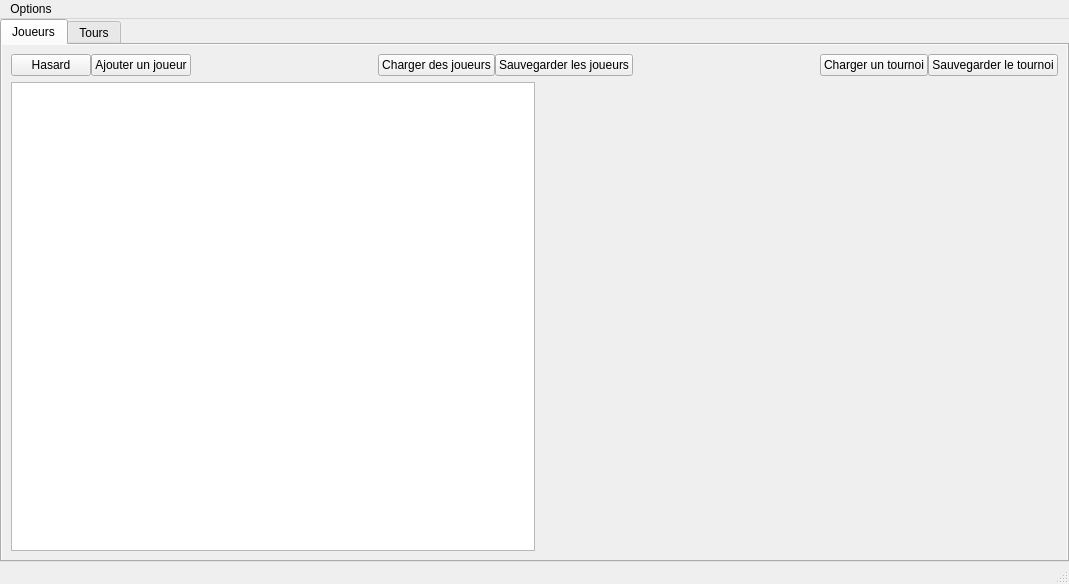
<?xml version="1.0" encoding="UTF-8"?>
<ui version="4.0">
 <class>MainWindow</class>
 <widget class="QMainWindow" name="MainWindow">
  <property name="geometry">
   <rect>
    <x>0</x>
    <y>0</y>
    <width>1069</width>
    <height>584</height>
   </rect>
  </property>
  <property name="windowTitle">
   <string>Badminton</string>
  </property>
  <property name="windowIcon">
   <iconset>
    <normalon>:/icons/icons/bad.png</normalon>
   </iconset>
  </property>
  <widget class="QWidget" name="centralWidget">
   <layout class="QGridLayout" name="gridLayout">
    <property name="leftMargin">
     <number>0</number>
    </property>
    <property name="topMargin">
     <number>0</number>
    </property>
    <property name="rightMargin">
     <number>0</number>
    </property>
    <property name="bottomMargin">
     <number>0</number>
    </property>
    <property name="spacing">
     <number>0</number>
    </property>
    <item row="0" column="0">
     <widget class="QTabWidget" name="tabs">
      <property name="styleSheet">
       <string notr="true"/>
      </property>
      <property name="currentIndex">
       <number>0</number>
      </property>
      <property name="tabBarAutoHide">
       <bool>false</bool>
      </property>
      <widget class="QWidget" name="tabPlayer">
       <property name="autoFillBackground">
        <bool>true</bool>
       </property>
       <property name="styleSheet">
        <string notr="true"/>
       </property>
       <attribute name="title">
        <string>Joueurs</string>
       </attribute>
       <layout class="QGridLayout" name="gridLayout_3">
        <property name="leftMargin">
         <number>9</number>
        </property>
        <property name="topMargin">
         <number>9</number>
        </property>
        <property name="rightMargin">
         <number>9</number>
        </property>
        <property name="bottomMargin">
         <number>9</number>
        </property>
        <property name="spacing">
         <number>6</number>
        </property>
        <item row="0" column="0">
         <layout class="QHBoxLayout" name="horizontalLayout_2">
          <property name="spacing">
           <number>0</number>
          </property>
          <item>
           <widget class="QPushButton" name="pushButton_rnd_players">
            <property name="enabled">
             <bool>true</bool>
            </property>
            <property name="text">
             <string>Hasard</string>
            </property>
           </widget>
          </item>
          <item>
           <widget class="QPushButton" name="buttonAddPlayer">
            <property name="text">
             <string>Ajouter un joueur</string>
            </property>
           </widget>
          </item>
          <item>
           <spacer name="horizontalSpacer_2">
            <property name="orientation">
             <enum>Qt::Horizontal</enum>
            </property>
            <property name="sizeHint" stdset="0">
             <size>
              <width>40</width>
              <height>20</height>
             </size>
            </property>
           </spacer>
          </item>
          <item>
           <widget class="QPushButton" name="buttonLoad">
            <property name="text">
             <string>Charger des joueurs</string>
            </property>
           </widget>
          </item>
          <item>
           <widget class="QPushButton" name="buttonSave">
            <property name="text">
             <string>Sauvegarder les joueurs</string>
            </property>
           </widget>
          </item>
          <item>
           <spacer name="horizontalSpacer">
            <property name="orientation">
             <enum>Qt::Horizontal</enum>
            </property>
            <property name="sizeHint" stdset="0">
             <size>
              <width>40</width>
              <height>20</height>
             </size>
            </property>
           </spacer>
          </item>
          <item>
           <widget class="QPushButton" name="buttonLoadTournament">
            <property name="text">
             <string>Charger un tournoi</string>
            </property>
           </widget>
          </item>
          <item>
           <widget class="QPushButton" name="buttonSaveTournament">
            <property name="text">
             <string>Sauvegarder le tournoi</string>
            </property>
           </widget>
          </item>
         </layout>
        </item>
        <item row="1" column="0">
         <layout class="QHBoxLayout" name="horizontalLayout_3">
          <property name="spacing">
           <number>0</number>
          </property>
          <item>
           <widget class="btm::QPlayersTable2" name="playersTable">
            <property name="editTriggers">
             <set>QAbstractItemView::NoEditTriggers</set>
            </property>
            <property name="sortingEnabled">
             <bool>true</bool>
            </property>
           </widget>
          </item>
          <item>
           <spacer name="horizontalSpacer_3">
            <property name="orientation">
             <enum>Qt::Horizontal</enum>
            </property>
            <property name="sizeHint" stdset="0">
             <size>
              <width>40</width>
              <height>20</height>
             </size>
            </property>
           </spacer>
          </item>
         </layout>
        </item>
       </layout>
      </widget>
      <widget class="QWidget" name="tabRound2">
       <property name="styleSheet">
        <string notr="true"/>
       </property>
       <attribute name="title">
        <string>Tours</string>
       </attribute>
       <layout class="QVBoxLayout" name="verticalLayout">
        <item>
         <layout class="QHBoxLayout" name="horizontalLayout">
          <item>
           <widget class="QPushButton" name="buttonCancelRound">
            <property name="enabled">
             <bool>false</bool>
            </property>
            <property name="maximumSize">
             <size>
              <width>120</width>
              <height>16777215</height>
             </size>
            </property>
            <property name="text">
             <string>Effacer ce tour</string>
            </property>
           </widget>
          </item>
          <item>
           <widget class="QLabel" name="labelRound">
            <property name="font">
             <font>
              <pointsize>12</pointsize>
             </font>
            </property>
            <property name="text">
             <string>Tour n°</string>
            </property>
           </widget>
          </item>
          <item>
           <widget class="QPushButton" name="buttonRndScore">
            <property name="enabled">
             <bool>false</bool>
            </property>
            <property name="text">
             <string>Scores au hasard</string>
            </property>
           </widget>
          </item>
          <item>
           <widget class="QPushButton" name="buttonModifyPlayers">
            <property name="enabled">
             <bool>false</bool>
            </property>
            <property name="text">
             <string>Modifier les matchs</string>
            </property>
           </widget>
          </item>
          <item>
           <widget class="QPushButton" name="buttonRoundBack">
            <property name="enabled">
             <bool>false</bool>
            </property>
            <property name="sizePolicy">
             <sizepolicy hsizetype="Maximum" vsizetype="Fixed">
              <horstretch>0</horstretch>
              <verstretch>0</verstretch>
             </sizepolicy>
            </property>
            <property name="text">
             <string/>
            </property>
            <property name="icon">
             <iconset>
              <normalon>:/icons/icons/go-previous-9.png</normalon>
             </iconset>
            </property>
           </widget>
          </item>
          <item>
           <widget class="QPushButton" name="buttonRoundForward">
            <property name="enabled">
             <bool>false</bool>
            </property>
            <property name="sizePolicy">
             <sizepolicy hsizetype="Maximum" vsizetype="Fixed">
              <horstretch>0</horstretch>
              <verstretch>0</verstretch>
             </sizepolicy>
            </property>
            <property name="text">
             <string/>
            </property>
            <property name="icon">
             <iconset>
              <normalon>:/icons/icons/go-next-9.png</normalon>
             </iconset>
            </property>
           </widget>
          </item>
          <item>
           <widget class="QPushButton" name="buttonNewRound">
            <property name="text">
             <string>Nouveau tour</string>
            </property>
           </widget>
          </item>
         </layout>
        </item>
        <item>
         <layout class="QHBoxLayout" name="horizontalLayout_4">
          <item>
           <widget class="QRoundWidget2" name="roundWidget2">
            <property name="frameShape">
             <enum>QFrame::StyledPanel</enum>
            </property>
            <property name="frameShadow">
             <enum>QFrame::Raised</enum>
            </property>
           </widget>
          </item>
         </layout>
        </item>
       </layout>
      </widget>
     </widget>
    </item>
   </layout>
  </widget>
  <widget class="QStatusBar" name="statusBar"/>
  <widget class="QMenuBar" name="menuBar">
   <property name="geometry">
    <rect>
     <x>0</x>
     <y>0</y>
     <width>1069</width>
     <height>21</height>
    </rect>
   </property>
   <property name="defaultUp">
    <bool>false</bool>
   </property>
   <property name="nativeMenuBar">
    <bool>false</bool>
   </property>
   <widget class="QMenu" name="menuOptions">
    <property name="title">
     <string>Options</string>
    </property>
    <addaction name="actionRemoteDisplay"/>
    <addaction name="actionScore"/>
    <addaction name="actionRandom"/>
    <addaction name="actionAbout"/>
   </widget>
   <addaction name="menuOptions"/>
  </widget>
  <action name="actionRemoteDisplay">
   <property name="icon">
    <iconset resource="resource.qrc">
     <normaloff>:/icons/icons/document-preview.png</normaloff>
     <normalon>:/icons/icons/face-angry.png</normalon>:/icons/icons/document-preview.png</iconset>
   </property>
   <property name="text">
    <string>RemoteDisplay</string>
   </property>
  </action>
  <action name="actionScore">
   <property name="icon">
    <iconset>
     <normalon>:/icons/icons/vector-trophy-cup.jpg</normalon>
    </iconset>
   </property>
   <property name="text">
    <string>Score</string>
   </property>
  </action>
  <action name="actionRandom">
   <property name="icon">
    <iconset>
     <normalon>:/icons/icons/logo.256.png</normalon>
    </iconset>
   </property>
   <property name="text">
    <string>Hasard</string>
   </property>
  </action>
  <action name="actionAbout">
   <property name="icon">
    <iconset>
     <normalon>:/icons/icons/face-grin.png</normalon>
    </iconset>
   </property>
   <property name="text">
    <string>A propos</string>
   </property>
   <property name="toolTip">
    <string>A propos</string>
   </property>
  </action>
 </widget>
 <layoutdefault spacing="6" margin="11"/>
 <customwidgets>
  <customwidget>
   <class>QRoundWidget2</class>
   <extends>QFrame</extends>
   <header>btmQRoundWidget2.h</header>
   <container>1</container>
  </customwidget>
  <customwidget>
   <class>btm::QPlayersTable2</class>
   <extends>QTableWidget</extends>
   <header>btmQPlayersTable2.h</header>
  </customwidget>
 </customwidgets>
 <resources>
  <include location="resource.qrc"/>
 </resources>
 <connections/>
</ui>
